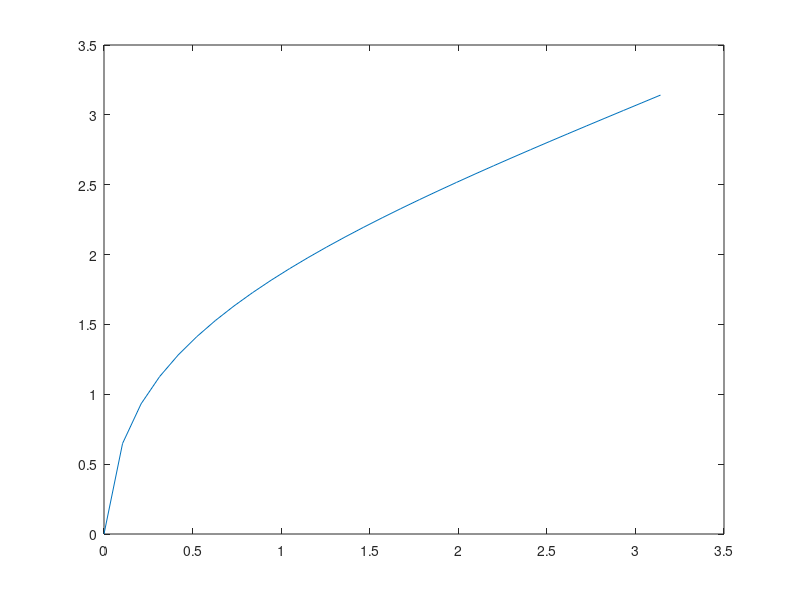

This figure's MATLAB source:
x = linspace(0,pi,31);

epsilon = 0.9;

%la derivada no depende de los valores de x
df = @(y) 1 - epsilon * cos(y);

N = 1000;
delta = 1e-10;

%elegimos el valor inicial y=0 porque es solucion trivial cuando x=0
yn = 0;
y_vect = [];

for j=1:31
    f = @(y) y - epsilon * sin(y) - x(j);
    for i=1:N
        yn_ant = yn;
        yn = yn - f(yn)/df(yn);
        if abs(yn-yn_ant)/abs(yn)<delta
            break;
        end
    end
    y_vect = [y_vect yn];
end

tabla = [x' y_vect']
plot(x,y_vect)